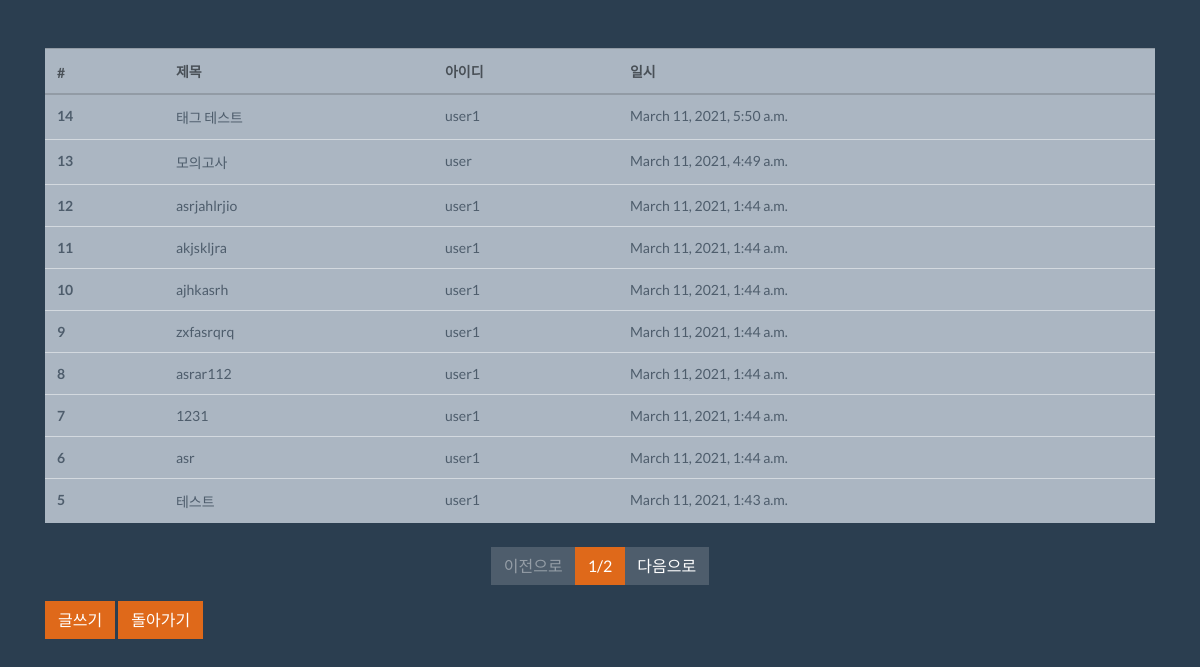
/board/list/, run on the app's committed database.
### board/models.py (models this page shows, shortened)
class Board(models.Model):  # 유저 가입 모델
    title = models.CharField(max_length=128, verbose_name='제목')
    contents = models.TextField(verbose_name='내용')
    writer = models.ForeignKey(
        "user.User", on_delete=models.CASCADE, verbose_name="작성자")
    tags = models.ManyToManyField('tag.Tag', verbose_name="태그")
    registered_dttm = models.DateTimeField(
        auto_now_add=True, verbose_name='가입시간')
    class Meta:
        db_table = 'community_board'  # db_table 이름 설정
        verbose_name = "커뮤니티 게시글"
        verbose_name_plural = "커뮤니티 게시글"

### user/models.py (models this page shows)
class User(models.Model):  # 유저 가입 모델
    username = models.CharField(max_length=32, verbose_name='사용자명')
    userEmail = models.EmailField(max_length=128, verbose_name='사용자이메일')
    password = models.CharField(max_length=64, verbose_name='비밀번호')
    registered_dttm = models.DateTimeField(
        auto_now_add=True, verbose_name='가입시간')
    def __str__(self):  # 클레스를 문자열로 변환할 때 어떻게 변환하는지 수정하는 함수
        return self.username
    class Meta:
        db_table = 'community_user'  # db_table 이름 설정
        verbose_name = "커뮤니티 사용자"
        verbose_name_plural = "커뮤니티 사용자"

### board/views.py (the view)
# urls.py: path('list/', views.board_list),
def board_list(request):
    all_boards = Board.objects.all().order_by('-id')  # -는 역순, 즉 최신순으로 정렬하겠다는 의미
    page = int(request.GET.get('p', 1))  # p라는 변수로 받고 default 값은 1
    paginator = Paginator(all_boards, 10)
    boards = paginator.get_page(page)
    return render(request, 'board_list.html', {'boards': boards})

### board/templates/board_list.html
{% extends "base.html" %}
{% block contents %}
<div class="row mt-5">
    <div class="col-12">
        <table class="table table-light">
            <thead class="thead-light">
                <tr>
                    <th>#</th>
                    <th>제목</th>
                    <th>아이디</th>
                    <th>일시</th>
                </tr>
            </thead>
            <tbody class="text-dark">
                {% for board in boards %}
                <tr onclick="location.href='/board/detail/{{ board.id }}/'">
                    <th>{{ board.id }}</th>
                    <td>{{ board.title }}</td>
                    <td>{{ board.writer }}</td>
                    <td>{{ board.registered_dttm }}</td>
                </tr>
                {% endfor %}
            </tbody>
        </table>
    </div>
</div>
<div class="row mt-2">
    <div class="col-12">
        <nav>
            <ul class="pagination justify-content-center">
                {% if boards.has_previous %}
                    <li class="page-item">
                        <a href="?p={{ boards.previous_page_number }}" class="page-link">이전으로</a>
                    </li>
                {% else %}
                    <li class="page-item disabled">
                        <a href="" class="page-link">이전으로</a>
                    </li>
                {% endif %}
                <li class="page-item active">
                    <a href="" class="page-link">{{ boards.number }}/{{ boards.paginator.num_pages }}</a>
                </li>
                {% if boards.has_next %}
                    <li class="page-item">
                        <a href="?p={{ boards.next_page_number }}" class="page-link">다음으로</a>
                    </li>
                {% else %}
                    <li class="page-item disabled">
                        <a href="" class="page-link">다음으로</a>
                    </li>
                {% endif %}
            </ul>
        </nav>
    </div>
</div>
<div class="row">
    <div class="col-12">
        <button class="btn btn-primary" onclick="location.href='/board/write/'">글쓰기</button>
        <button class="btn btn-primary" onclick="location.href='/'">돌아가기</button>
    </div>
</div>
{% endblock %}

### board/templates/base.html (shortened to what this page needs)
<html>
    <head>
        <link rel="stylesheet" href="/static/bootstrap(Superhero).min.css" />
    </head>
    <body>
        <div class="container">
            {% block contents %}
            {% endblock %}
        </div>
    </body>
</html>

### data on the page
Board: id "14", title "태그 테스트", writer "user1", registered_dttm "March 11, 2021, 5:50 a.m."
Board: id "13", title "모의고사", writer "user", registered_dttm "March 11, 2021, 4:49 a.m."
Board: id "12", title "asrjahlrjio", writer "user1", registered_dttm "March 11, 2021, 1:44 a.m."
Board: id "11", title "akjskljra", writer "user1", registered_dttm "March 11, 2021, 1:44 a.m."
Board: id "10", title "ajhkasrh", writer "user1", registered_dttm "March 11, 2021, 1:44 a.m."
Board: id "9", title "zxfasrqrq", writer "user1", registered_dttm "March 11, 2021, 1:44 a.m."
Board: id "8", title "asrar112", writer "user1", registered_dttm "March 11, 2021, 1:44 a.m."
Board: id "7", title "1231", writer "user1", registered_dttm "March 11, 2021, 1:44 a.m."
Board: id "6", title "asr", writer "user1", registered_dttm "March 11, 2021, 1:44 a.m."
Board: id "5", title "테스트", writer "user1", registered_dttm "March 11, 2021, 1:43 a.m."

### other printed values
{{ boards.number }} "1"
{{ boards.paginator.num_pages }} "2"
